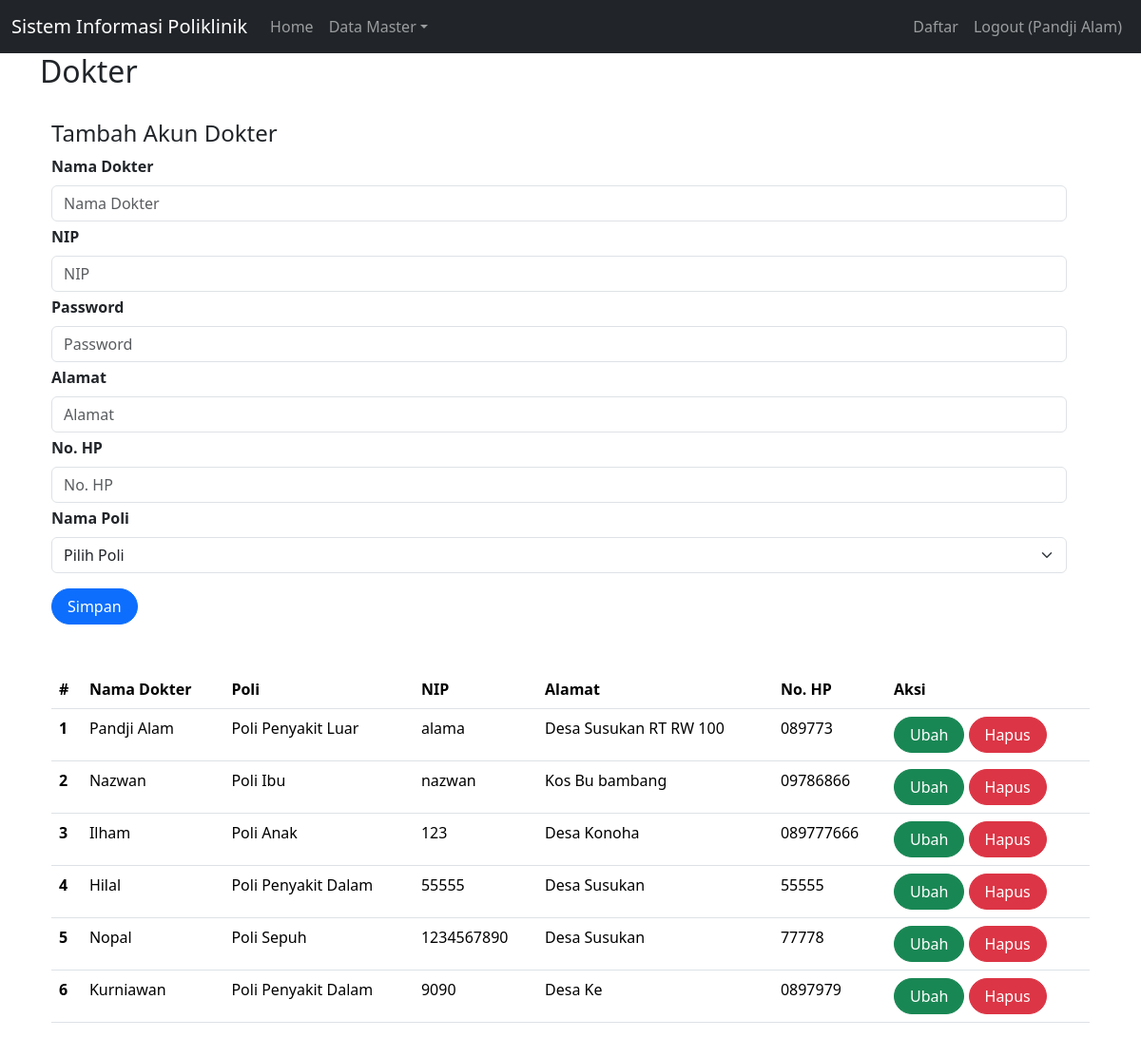
/index.php?page=dokter (signed in), run on the app's committed database.
### tables this page shows
CREATE TABLE `dokter` (
  `id` int(11) NOT NULL,
  `nama` varchar(255) NOT NULL,
  `nip` varchar(50) NOT NULL,
  `password` varchar(255) NOT NULL,
  `alamat` varchar(255) NOT NULL,
  `no_hp` varchar(50) NOT NULL,
  `id_poli` int(11) NOT NULL
);

CREATE TABLE `poli` (
  `id` int(11) NOT NULL,
  `nama_poli` varchar(25) NOT NULL,
  `keterangan` text NOT NULL
);

### dokter.php (the view, shortened to what this page needs)
<h2>Dokter</h2>
<br>
<div class="container">
    <div class="row justify-content-center">
        <?php
        $setCol = (isset($_GET['id'])) ? "col-8" : "col-0";
        ?>
        <div class="<?=$setCol?>">
            <?php
            $setH = (isset($_GET['id'])) ? "Ubah Profil Dokter" : "Tambah Akun Dokter";
            ?>
            <h4><?= $setH ?></h4>
            <form class="form row" method="POST" action="" name="myForm" onsubmit="return(validate());">
                <?php
                $nama_dokter = '';
                $nip = '';
                $alamat = '';
                $no_hp = '';
                $id_poli = '';
                $namapoli = '';
                ?>
                <div class="row">
                    <label for="inputNama" class="form-label fw-bold">
                        Nama Dokter
                    </label>
                    <div>
                        <input type="text" class="form-control" name="nama" id="inputNama" required placeholder="Nama Dokter" value="<?php echo $nama_dokter ?>">
                    </div>
                </div>
                <div class="row mt-1">
                    <label for="inputNip" class="form-label fw-bold">
                        NIP
                    </label>
                    <div>
                        <input type="text" class="form-control" name="nip" id="inputNip" required placeholder="NIP" value="<?php echo $nip ?>">
                    </div>
                </div>
                <?php
                if (!isset($_GET['id'])) {
                ?>
                    <div class="row mt-1">
                        <label for="inputPassword" class="form-label fw-bold">
                            Password
                        </label>
                        <div>
                            <input type="password" class="form-control" name="password" id="inputPassword" required placeholder="Password">
                        </div>
                    </div>
                <?php
                }
                ?>
                <div class="row mt-1">
                    <label for="inputAlamat" class="form-label fw-bold">
                        Alamat
                    </label>
                    <div>
                        <input type="text" class="form-control" name="alamat" id="inputAlamat" required placeholder="Alamat" value="<?php echo $alamat ?>">
                    </div>
                </div>
                <div class="row mt-1">
                    <label for="inputHp" class="form-label fw-bold">
                        No. HP
                    </label>
                    <div>
                        <input type="text" class="form-control" name="no_hp" id="inputHp" required placeholder="No. HP" value="<?php echo $no_hp ?>">
                    </div>
                </div>
                <div class="row mt-1">
                    <label for="id_poli" class="form-label fw-bold">
                        Nama Poli
                    </label>
                    <div>
                        <select class="form-select" aria-label="Default select example" name="id_poli" id="id_poli" required>
                            <?php
                            if (!isset($_GET['id'])) {
                            ?>
                                <option value="999" selected>Pilih Poli</option>
                            <?php
                            } else {
                            ?>
                                <option value="<?php echo $id_poli ?>"><?php echo $namapoli ?></option>
                            <?php
                            }
                            ?>
                        </select>
                    </div>
                </div>
                <div class="row mt-3">
                    <div class=col>
                        <button type="submit" class="btn btn-primary rounded-pill px-3 mt-auto" name="simpan">Simpan</button>
                    </div>
                </div>
            </form>
        </div>
    </div>
    <br>
    <br>
    <table class="table table-hover">
        <thead>
            <tr>
                <th scope="col">#</th>
                <th scope="col">Nama Dokter</th>
                <th scope="col">Poli</th>
                <th scope="col">NIP</th>
                <th scope="col">Alamat</th>
                <th scope="col">No. HP</th>
                <th scope="col">Aksi</th>
            </tr>
        </thead>
        <tbody>
            <?php
            $result = mysqli_query($mysqli, "SELECT dk.*, p.nama_poli FROM dokter AS dk JOIN poli AS p ON dk.id_poli = p.id");
            $no = 1;
            while ($data = mysqli_fetch_array($result)) {
            ?>
                <tr>
                    <th scope="row"><?php echo $no++ ?></th>
                    <td><?php echo $data['nama'] ?></td>
                    <td><?php echo $data['nama_poli'] ?></td>
                    <td><?php echo $data['nip'] ?></td>
                    <td><?php echo $data['alamat'] ?></td>
                    <td><?php echo $data['no_hp'] ?></td>
                    <td>
                        <a class="btn btn-success rounded-pill px-3" href="index.php?page=dokter&id=<?php echo $data['id'] ?>">Ubah</a>
                        <a class="btn btn-danger rounded-pill px-3" href="index.php?page=dokter&id=<?php echo $data['id'] ?>&aksi=hapus">Hapus</a>
                    </td>
                </tr>
            <?php
            }
            ?>
        </tbody>
    </table>

### data on the page
dokter: nama "Pandji Alam", id_poli.nama_poli "Poli Penyakit Luar", nip "alama", alamat "Desa Susukan RT RW 100", no_hp "089773"
dokter: nama "Nazwan", id_poli.nama_poli "Poli Ibu", nip "nazwan", alamat "Kos Bu bambang", no_hp "09786866"
dokter: nama "Ilham", id_poli.nama_poli "Poli Anak", nip "123", alamat "Desa Konoha", no_hp "089777666"
dokter: nama "Hilal", id_poli.nama_poli "Poli Penyakit Dalam", nip "55555", alamat "Desa Susukan", no_hp "55555"
dokter: nama "Nopal", id_poli.nama_poli "Poli Sepuh", nip "1234567890", alamat "Desa Susukan", no_hp "77778"
dokter: nama "Kurniawan", id_poli.nama_poli "Poli Penyakit Dalam", nip "9090", alamat "Desa Ke", no_hp "0897979"

### other printed values
$_SESSION['name'] "Pandji Alam"
$setH "Tambah Akun Dokter"
